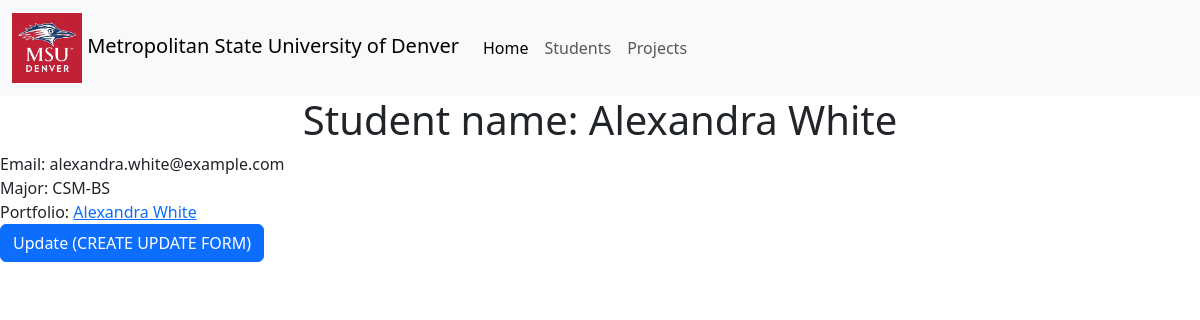
The app's page /students/1/ with its own data.
### portfolio_app/models.py (models this page shows, shortened)
class Student(models.Model):
    MAJOR = (
        ('CSM-BS', 'Computer Science Major, B.S.'),
        ('DSML-BS', 'Data Science and machine Learning Major, B.S.'),
        ('CSciM', 'Computer Science Minor'),
        ('CSecM', 'Computer Security Minor')
    )
    name = models.CharField(max_length=200)
    email = models.EmailField("MSU Denver Email", max_length=200)
    Major = models.CharField(max_length=200, choices=MAJOR)
    portfolio = models.OneToOneField(Portfolio, on_delete=models.CASCADE)
    student_image = models.ImageField(upload_to='students/', blank=True, null=True)

class Portfolio(models.Model):
    title = models.CharField(max_length=200)
    contact_email = models.EmailField(max_length=200)
    is_active = models.BooleanField(default=True)
    about = models.TextField(blank=True)
    portfolio_image = ImageField(upload_to='portfolios/', blank=True, null=True)

### portfolio_app/views.py (the view)
def student_detail(request, id):
    student = get_object_or_404(Student, id=id)
    portfolio = student.portfolio
    return render(
        request,
        'portfolio_app/student_detail.html',
        {
            'student': student,
            'portfolio': portfolio,
            'projects': portfolio.projects.all()
        }
    )

### portfolio_app/templates/portfolio_app/student_detail.html
{% extends "portfolio_app/base_template.html" %}
{% block title %}Student name: {{ student.name }}{% endblock %}
{% block content %}
{% if student.portfolio %}
<div>Email: {{ student.email }}</div>
<div>Major: {{ student.Major }}</div>
<div>
<h7>Portfolio:</h7>
    <a href="{% url 'portfolio-detail' portfolio.id %}">
        {{ student.portfolio.title }}
    </a>
</div>
<div>
    <a href="{% url 'portfolio-detail' portfolio.id %}" class="btn btn-primary">
        Update (CREATE UPDATE FORM)
    </a>
</div>
{% endif %}
{% endblock %}

### records on screen
Student: name "Alexandra White", email "alexandra.white@example.com", Major "CSM-BS", portfolio "Alexandra White"
